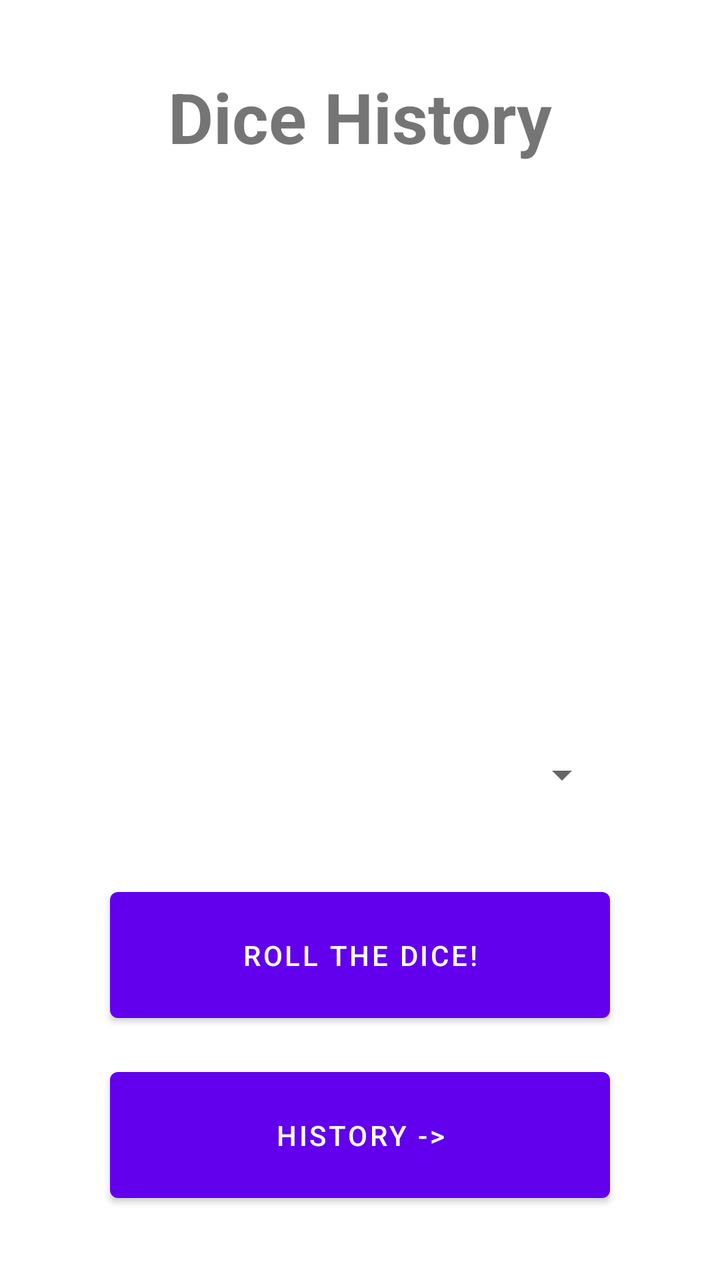
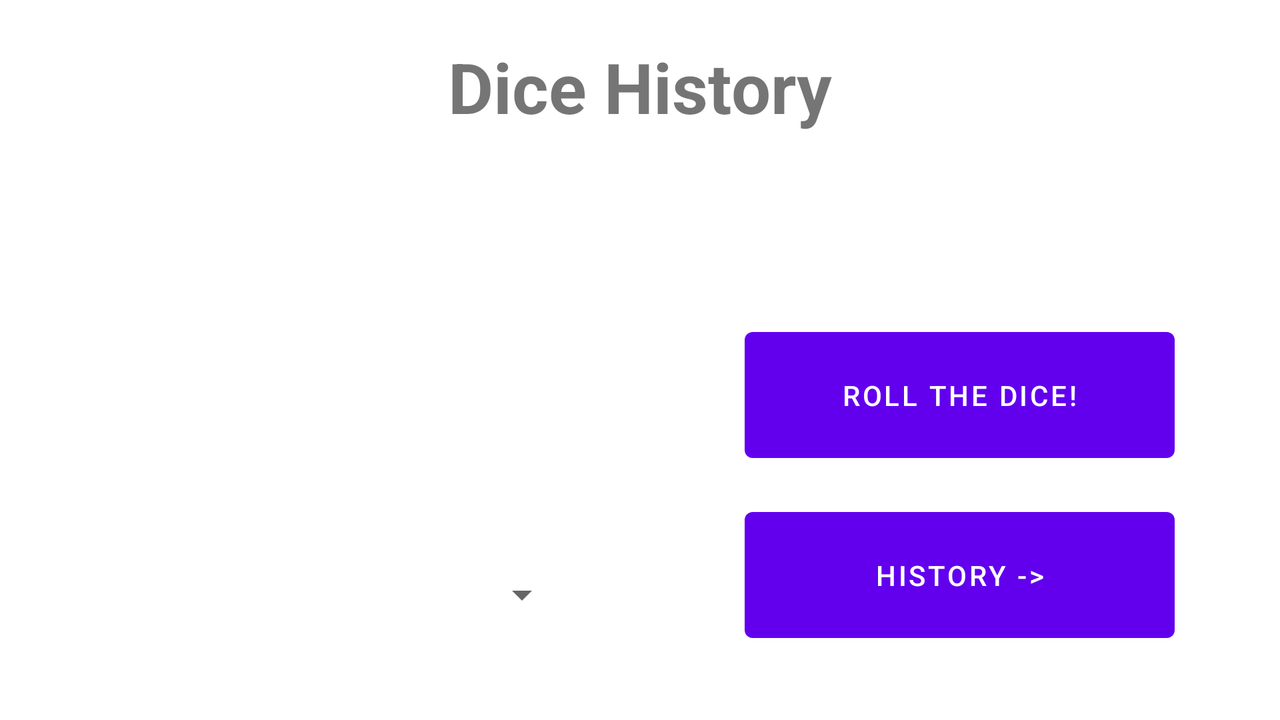

The same Android screen from two of the app's own layout files: first res/layout/ as a phone draws it, then the repository's variant for another configuration, drawn on a device whose configuration selects that folder. Both files follow.
<!-- AndroidManifest.xml: application theme Theme.DiceHistory -->
<!-- res/layout/activity_main.xml -->
<?xml version="1.0" encoding="utf-8"?>
<RelativeLayout xmlns:android="http://schemas.android.com/apk/res/android"
    android:layout_width="match_parent"
    android:layout_height="match_parent"
    xmlns:tools="http://schemas.android.com/tools"
    android:paddingLeft="0dp"
    android:paddingRight="0dp"
    tools:context=".MainActivity">

    <TextView
        android:id="@+id/tvHeader"
        android:layout_width="wrap_content"
        android:layout_height="wrap_content"
        android:text= "@string/app_header_title"
        android:layout_centerHorizontal="true"
        android:layout_alignParentTop="true"
        android:textSize="35sp"
        android:textStyle="bold"
        android:layout_marginTop="35dp" />

    <TextView
        android:id="@+id/txtResult"
        android:layout_width="250dp"
        android:layout_height="50dp"
        android:layout_centerHorizontal="true"
        android:layout_alignParentTop="true"
        android:textSize="25sp"
        android:layout_marginTop="85dp" />

    <Spinner
        android:id="@+id/spinnerDices"
        android:layout_width="250dp"
        android:layout_height="75dp"
        android:layout_centerHorizontal="true"
        android:layout_alignParentBottom="true"
        android:layout_marginBottom="215dp" />

    <Button
        android:id="@+id/roll"
        android:layout_width="250dp"
        android:layout_height="75dp"
        android:text="@string/roll_the_dice"
        android:layout_centerHorizontal="true"
        android:layout_alignParentBottom="true"
        android:layout_marginBottom="125dp" />

    <Button
        android:id="@+id/historyBtn"
        android:layout_width="250dp"
        android:layout_height="75dp"
        android:text="@string/go_to_history"
        android:layout_centerHorizontal="true"
        android:layout_alignParentBottom="true"
        android:layout_marginBottom="35dp" />

</RelativeLayout>
<!-- resources referenced by this layout -->
<resources>
  <string name="app_header_title">Dice History</string>
  <string name="go_to_history">History -&gt;</string>
  <string name="roll_the_dice">Roll The Dice!</string>
  <style name="Theme.DiceHistory" parent="Theme.MaterialComponents.DayNight.DarkActionBar">
          
          <item name="colorPrimary">@color/purple_500</item>
          <item name="colorPrimaryVariant">@color/purple_700</item>
          <item name="colorOnPrimary">@color/white</item>
          
          <item name="colorSecondary">@color/teal_200</item>
          <item name="colorSecondaryVariant">@color/teal_700</item>
          <item name="colorOnSecondary">@color/black</item>
          
          <item name="android:statusBarColor" tools:targetApi="l">?attr/colorPrimaryVariant</item>
          
      </style>
</resources>
<!-- res/layout-land/activity_main.xml (the repository's variant of the layout above) -->
<!-- drawn on the phone turned sideways -->
<?xml version="1.0" encoding="utf-8"?>
<RelativeLayout xmlns:android="http://schemas.android.com/apk/res/android"
    android:layout_width="match_parent"
    android:layout_height="match_parent"
    xmlns:tools="http://schemas.android.com/tools"
    android:paddingLeft="0dp"
    android:paddingRight="0dp"
    tools:context=".MainActivity">

    <TextView
        android:id="@+id/tvHeader"
        android:layout_width="wrap_content"
        android:layout_height="wrap_content"
        android:text= "@string/app_header_title"
        android:layout_centerHorizontal="true"
        android:layout_alignParentTop="true"
        android:textSize="35sp"
        android:textStyle="bold"
        android:layout_marginTop="20dp" />

    <LinearLayout
        android:layout_width="match_parent"
        android:layout_height="match_parent">
        <RelativeLayout
            android:layout_width="0dp"
            android:layout_weight="0.5"
            android:layout_height="match_parent">
            <TextView
                android:id="@+id/txtResult"
                android:layout_width="250dp"
                android:layout_height="50dp"
                android:layout_centerHorizontal="true"
                android:textAlignment="center"
                android:layout_alignParentTop="true"
                android:textSize="25sp"
                android:layout_marginTop="100dp" />

            <Spinner
                android:id="@+id/spinnerDices"
                android:layout_width="250dp"
                android:layout_height="75dp"
                android:layout_centerHorizontal="true"
                android:layout_alignParentBottom="true"
                android:layout_marginBottom="25dp" />
        </RelativeLayout>

        <RelativeLayout
            android:layout_width="0dp"
            android:layout_weight="0.5"
            android:layout_height="match_parent">
            <Button
                android:id="@+id/roll"
                android:layout_width="215dp"
                android:layout_height="75dp"
                android:text="@string/roll_the_dice"
                android:layout_centerHorizontal="true"
                android:layout_alignParentBottom="true"
                android:layout_marginBottom="125dp" />

            <Button
                android:id="@+id/historyBtn"
                android:layout_width="215dp"
                android:layout_height="75dp"
                android:text="@string/go_to_history"
                android:layout_centerHorizontal="true"
                android:layout_alignParentBottom="true"
                android:layout_marginBottom="35dp" />
        </RelativeLayout>
    </LinearLayout>

</RelativeLayout>
